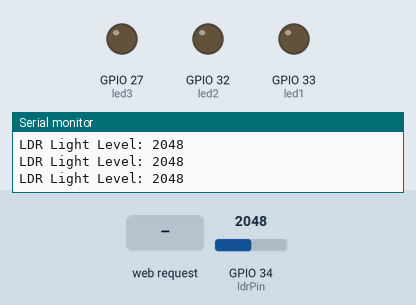
This sketch was run on a simulated ESP32. Shown: output pins drawn as LEDs (lit = HIGH), the last lines printed to the serial monitor. Inputs (shaded band) come from the test bench; at power-on: GPIO 34 (ldrPin) = 2048. WiFi joins after 1.5 s; servers stay silent unless stated.

Above: at 2.7 s.
2.8 s: GPIO 34 (ldrPin) set to 1565
4.7 s: GPIO 34 (ldrPin) set to 1436
At 6.0 s:
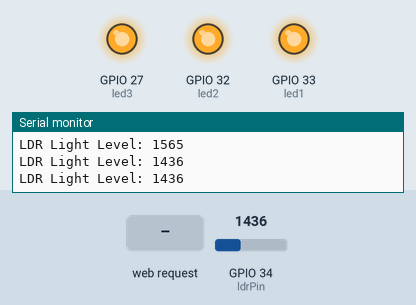
7.0 s: HTTP request GET /mode/manual received
8.5 s: HTTP request GET /led1/off received
At 9.7 s:
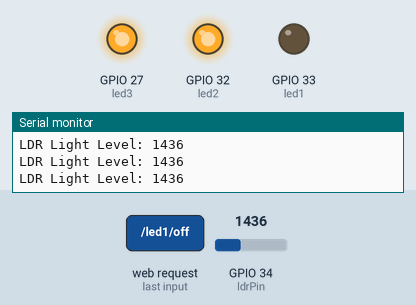
10.0 s: HTTP request GET /led2/off received
At 11.2 s:
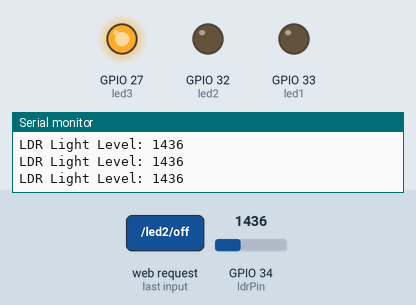
11.5 s: HTTP request GET /led1/on received
At 12.5 s:
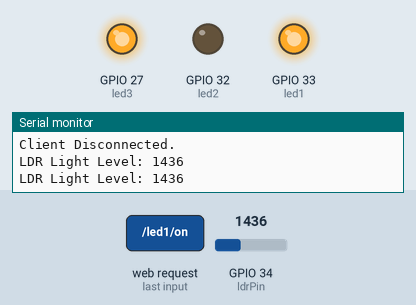
Timing chart, 0 to 14.0 s (numbered marks = the images above; inputs shaded):
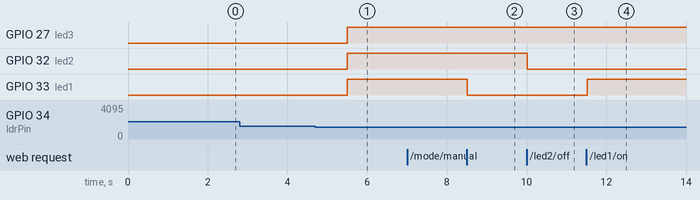

The sketch:

Intelligent_lighting_system.ino
```cpp
#include <WiFi.h>

const char* ssid     = "TECNO CAMON 30S";
const char* password = "100@shanny";

int led1 = 33;
int led2 = 32;
int led3 = 27;
int ldrPin = 34;

bool autoMode = true;

WiFiServer server(80);

void setup() {
  Serial.begin(115200);

  pinMode(led1, OUTPUT);
  pinMode(led2, OUTPUT);
  pinMode(led3, OUTPUT);
  pinMode(ldrPin, INPUT);

  Serial.println();
  Serial.print("Connecting to ");
  Serial.println(ssid);

  WiFi.begin(ssid, password);
  while (WiFi.status() != WL_CONNECTED) {
    delay(500);
    Serial.print(".");
  }

  Serial.println("\nWiFi connected.");
  Serial.println("IP address: ");
  Serial.println(WiFi.localIP());

  server.begin();
}

void loop() {
  int lightLevel = analogRead(ldrPin);
  Serial.print("LDR Light Level: ");
  Serial.println(lightLevel);
  delay(500);

  WiFiClient client = server.accept();
  if (client) {
    Serial.println("New Client.");
    String currentLine = "";

    while (client.connected()) {
      if (client.available()) {
        char c = client.read();
        Serial.write(c);

        if (c == '\n') {
          if (currentLine.length() == 0) {
            // Send styled HTML dashboard
            client.println("HTTP/1.1 200 OK");
            client.println("Content-type:text/html");
            client.println();

            client.println("<!DOCTYPE html><html><head><title>Blair Systems Lighting</title>");
            client.println("<style>");
            client.println("body{font-family:'Segoe UI',sans-serif;background:#1e1e2f;color:white;text-align:center;padding:20px;}");
            client.println("h1{color:#00d1b2;margin-bottom:10px;}");
            client.println(".card{background:#2e2e3f;border-radius:10px;max-width:600px;margin:20px auto;padding:20px;box-shadow:0 4px 10px rgba(0,0,0,0.3);}");
            client.println("button{padding:10px 18px;font-size:16px;border:none;border-radius:5px;cursor:pointer;margin:5px;}");
            client.println("button:hover{opacity:0.85;}");
            client.println(".on{background:#2ecc71;color:white;}");
            client.println(".off{background:#e74c3c;color:white;}");
            client.println(".switch{background:#3498db;color:white;}");
            client.println("footer{margin-top:30px;color:#aaa;font-size:14px;}");
            client.println("</style></head><body>");

            client.println("<div class='card'>");
            client.println("<h1>Blair Systems</h1>");
            client.println("<h2>Intelligent Lighting Dashboard</h2>");

            client.print("<p>Ambient Light Level: <strong>");
            client.print(lightLevel);
            client.println("</strong></p>");

            client.print("<p>Current Mode: <strong>");
            client.print(autoMode ? "Automatic" : "Manual");
            client.println("</strong></p>");

            if (autoMode) {
              client.println("<a href=\"/mode/manual\"><button class='switch'>Switch to Manual</button></a>");
            } else {
              client.println("<a href=\"/mode/auto\"><button class='switch'>Switch to Automatic</button></a>");
            }

            if (!autoMode) {
              client.println("<hr>");
              client.println("<p>LED 1: <a href=\"/led1/on\"><button class='on'>ON</button></a> <a href=\"/led1/off\"><button class='off'>OFF</button></a></p>");
              client.println("<p>LED 2: <a href=\"/led2/on\"><button class='on'>ON</button></a> <a href=\"/led2/off\"><button class='off'>OFF</button></a></p>");
              client.println("<p>LED 3: <a href=\"/led3/on\"><button class='on'>ON</button></a> <a href=\"/led3/off\"><button class='off'>OFF</button></a></p>");
            }

            client.println("</div>");
            client.println("<footer>&copy; 2025 Blair Systems | Team Innovators</footer>");
            client.println("</body></html>");
            client.println();
            break;
          } else {
            currentLine = "";
          }
        } else if (c != '\r') {
          currentLine += c;

          if (currentLine.endsWith("GET /mode/manual")) {
            autoMode = false;
            Serial.println("Switched to Manual Mode");
          }
          if (currentLine.endsWith("GET /mode/auto")) {
            autoMode = true;
            Serial.println("Switched to Automatic Mode");
          }

          if (!autoMode) {
            if (currentLine.endsWith("GET /led1/on")) digitalWrite(led1, HIGH);
            if (currentLine.endsWith("GET /led1/off")) digitalWrite(led1, LOW);
            if (currentLine.endsWith("GET /led2/on")) digitalWrite(led2, HIGH);
            if (currentLine.endsWith("GET /led2/off")) digitalWrite(led2, LOW);
            if (currentLine.endsWith("GET /led3/on")) digitalWrite(led3, HIGH);
            if (currentLine.endsWith("GET /led3/off")) digitalWrite(led3, LOW);
          }
        }
      }
    }

    client.stop();
    Serial.println("Client Disconnected.");
  }

  if (autoMode) {
    if (lightLevel < 1500) {
      digitalWrite(led1, HIGH);
      digitalWrite(led2, HIGH);
      digitalWrite(led3, HIGH);
    } else {
      digitalWrite(led1, LOW);
      digitalWrite(led2, LOW);
      digitalWrite(led3, LOW);
    }
  }
}
```

Measured:
- the behaviour switches between 1500 and 1499 on GPIO 34 (ldrPin) (found by bisection; images 0 and 1)
- after the input at 4.7 s, GPIO 27 (led3), GPIO 32 (led2), GPIO 33 (led1): LOW → HIGH after 0.81 s
- after the input at 8.5 s, GPIO 33 (led1): HIGH → LOW at once
- after the input at 10.0 s, GPIO 32 (led2): HIGH → LOW at once
- after the input at 11.5 s, GPIO 33 (led1): LOW → HIGH at once
